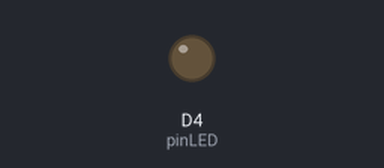
This sketch was run on a simulated ESP8266 (Wemos D1 mini). Parts: output pins drawn as LEDs (lit = HIGH). At 5.0 s the program puts the board to deep sleep or switches it off; the recording ends there.

Above: at 0.1 s.
Timing chart, 0 to 5.0 s (numbered marks = the images above):
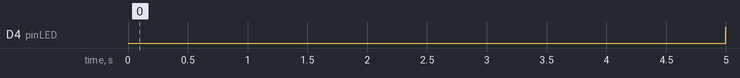

Measured:
- by itself, D4 (pinLED): LOW → HIGH at 5.0 s

The sketch:

D1_Ex41_deepSleep.ino
```cpp
//_____D1_Ex41_deepSleep.ino__________________180303-180303_____
// D1mini is 5sec awake (blue led on), then 5sec deep sleep
// (e.g. for current measuring).
// Hardware: WeMos D1 mini (D0 with RST connected!)
#define pinLED D4

void setup() {
 //-----deepSleep in microseconds, connect D0-RST !!!-----------
 pinMode(pinLED, OUTPUT);
 digitalWrite(pinLED, LOW);
 delay(5000);
 digitalWrite(pinLED, HIGH);
 ESP.deepSleep(5 * 1000000L);
 delay(200);
}

void loop() { }
```
